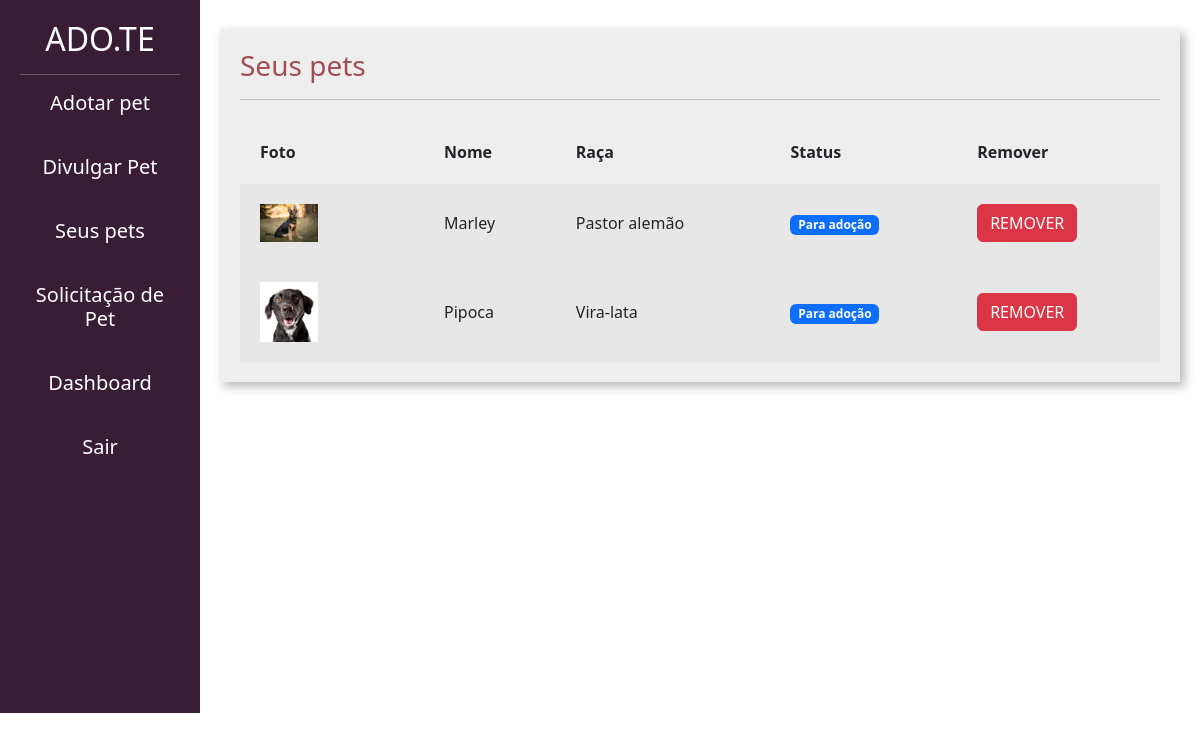
Page /divulgar/seus_pets/ (signed in) on the committed database.
### divulgar/models.py (models this page shows, shortened)
class Pet(models.Model):
    foto = models.ImageField(upload_to='fotos_pets')
    choices_status = (('P', 'Para adoção'), ('A', 'Adotado'))
    usuario = models.ForeignKey(User, on_delete=models.DO_NOTHING)
    nome = models.CharField(max_length=100)
    descricao = models.TextField()
    estado = models.CharField(max_length=50)
    cidade = models.CharField(max_length=50)
    telefone = models.CharField(max_length=14)
    tags = models.ManyToManyField(Tag)
    raca = models.ForeignKey(Raca, on_delete=models.DO_NOTHING)
    status = models.CharField(max_length=1,choices=choices_status, default='P')

class Raca(models.Model):
    raca = models.CharField(max_length=50)
    def __str__(self):
        return self.raca

### divulgar/views.py (the view)
# urls.py: path('seus_pets/', views.seus_pets, name="seus_pets"),
@login_required
def seus_pets(request):
    if request.method == 'GET':
        pets = Pet.objects.filter(usuario=request.user)
        return render(request, 'seus_pets.html', {'pets': pets})

### divulgar/templates/seus_pets.html (shortened to what this page needs)
{% load static %}
<!doctype html>
<html lang="pt-BR">
    <head>
    <link href="https://cdn.jsdelivr.net/npm/bootstrap@5.3.0-alpha1/dist/css/bootstrap.min.css" rel="stylesheet">
    <link href="{% static 'usuarios/css/cadastro.css' %}" rel="stylesheet">
    <link href="{% static 'divulgar/css/novo_pet.css' %}" rel="stylesheet">
    <link href="{% static 'divulgar/css/seus_pet.css' %}" rel="stylesheet">
    </head>
    <body>
        <div class="container-fluid">
            <div class="row">
                <div style='height: 713px;' class="col-md-2 bg-side sidebar">
                    <h2>ADO.TE</h2>
                    <hr>
                    <h5><a class="navegação" href="/adotar/">Adotar pet</a><h5/><br>
                        <h5><a class="navegação" href="/divulgar/novo_pet/">Divulgar Pet</a><h5/><br>
                        <h5><a class="navegação" href="/divulgar/seus_pets/">Seus pets</a><h5/><br>
                        <h5><a class="navegação" href="/divulgar/ver_pedido_adocao/">Solicitação de Pet</a><h5/><br>
                        <h5><a class="navegação" href="/divulgar/dashboard/">Dashboard</a><h5/><br>
                        <h5><a class="navegação" href="/auth/sair/">Sair</a><h5/>
                </div>
                <div class="col-md">
                    <div class="wrapper">
                        <div class="box width80">
                            <h3 class="font-vinho">Seus pets</h3>
                            <hr>
                             <table class="tabela" cellpadding="20">
                                <tr>
                                    <th>Foto</th>
                                    <th>Nome</th>
                                    <th>Raça</th>
                                    <th>Status</th>
                                    <th>Remover</th>
                                </tr>
                                    {%for pet in pets%}
                                        <tr class="tabela-linha">
                                            <td width="20%">
                                                <a href="{% url 'ver_pet' pet.id %}"><img width="40%" src="{{pet.foto.url}}"></a>
                                            </td>
                                            <td>
                                                {{pet.nome}}
                                            </td>
                                            <td>
                                                {{pet.raca}}
                                            </td>
                                            <td>
                                                {% if pet.status == 'P'%}
                                                    <span class="badge text-bg-primary">Para adoção</span>
                                                {%elif pet.status == "A"%}
                                                    <span class="badge text-bg-success">Adotado</span>
                                                {%endif%}
                                            </td>
                                            <td>
                                                <a href="{% url 'remover_pet' pet.id %}" class="btn btn-danger">REMOVER</a>
                                            </td>
                                        </tr>
                                    {%endfor%}
                            </table>
                        </div>
                    </div>
                </div>
            </div>
        </div>
    </body>
</html>

### templates/static/usuarios/css/cadastro.css (style rules this page uses)
.bg-side { background-color: #391D34; color: white; height: 100vh; }

### templates/static/divulgar/css/novo_pet.css (style rules this page uses)
.sidebar { text-align: center; padding: 20px; }
.wrapper { margin-top: 3%; display: flex; flex-direction: row; justify-content: center; align-items: center; }
.box { padding:20px; width: 50vw; background: rgb(238, 238, 238); box-shadow: 4px 4px 10px rgba(0,0,0,.3); }
.font-vinho { color: #A24D52; }
.navegação { display: flex; justify-content: center; align-items: center; text-decoration: none; color: white; }

### templates/static/divulgar/css/seus_pet.css (style rules this page uses)
.width80 { width: 80vw; }
.tabela { width: 100%; margin-top: 20px; }
.tabela-linha { background-color: #e8e7e7; }
.navegação { display: flex; justify-content: center; align-items: center; text-decoration: none; color: white; }

### rows in the picture
Pet: foto (picture), nome "Marley", raca "Pastor alemão", status "Para adoção"
Pet: foto (picture), nome "Pipoca", raca "Vira-lata", status "Para adoção"
